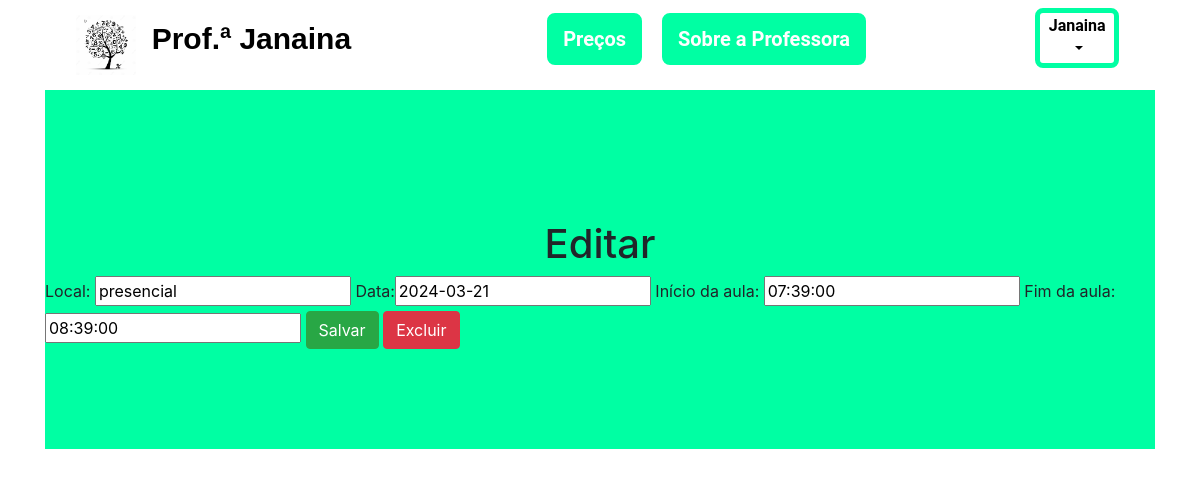
Screenshot of /AgendaPHP/view/editarHorario.php?id=8&origem=unica (signed in) with the database file from the repository.
### tables this page shows
CREATE TABLE `aulas_unicas` (
  `id_aulas_unicas` int(11) NOT NULL,
  `id_aula` int(11) DEFAULT NULL,
  `local` varchar(20) NOT NULL,
  `data` date NOT NULL,
  `hora_inicio` time NOT NULL,
  `hora_fim` time NOT NULL,
  `origem` varchar(10) DEFAULT NULL
);

### AgendaPHP/model/conexaoDB.php (called while the page is built, shortened)
<?php
    function connect(){
        $servidor='db';
        $nomeUsuario='php_docker';
        $senhaUsuario='password';
        $base='agenda';
        $conexao=mysqli_connect($servidor, $nomeUsuario, $senhaUsuario, $base) or die(mysqli_connect_error());
        return $conexao;
    }
    function query($sql) {
        global $conexao;
        mysqli_query($conexao, "SET CHARACTER SET utf8");
        $query = mysqli_query($conexao, $sql) or die(mysqli_error($conexao));
        return $query;
    }
?>

### AgendaPHP/model/crudMeusHorarios.php (called while the page is built, shortened)
<?php
    include_once 'conexaoDB.php';
    function mostrarHorarioAlterar($id, $origem){
        $consultaAulaFixa = query("SELECT * FROM aulas_fixas WHERE id_aulas_fixas = $id and origem = '$origem'");
        $consultaAulaUnica = query("SELECT * FROM aulas_unicas WHERE id_aulas_unicas = $id and origem = '$origem'");
        if (mysqli_num_rows($consultaAulaUnica) > 0) {
            $resultadoAulaUnica = mysqli_fetch_assoc($consultaAulaUnica);
            return $resultadoAulaUnica;
        }
        return 'sem resultados';
    }
?>

### AgendaPHP/view/editarHorario.php (the view, shortened to what this page needs)
<!DOCTYPE html>
<html lang="pt-br">
<head>
    <link rel="stylesheet" href="../css/reset.css">
    <link rel="stylesheet" href="../css/geral.css">
    <link rel="stylesheet" href="https://cdn.jsdelivr.net/npm/bootstrap@4.0.0/dist/css/bootstrap.min.css"
>
    <link href="https://fonts.cdnfonts.com/css/love-light" rel="stylesheet">
</head>
<body>
    <?php
        if(isset($_SESSION['email'])){
            $nomeCompleto = $_SESSION['nome'];
            $partesNome = explode(' ', $nomeCompleto);
            $primeiroNome = $partesNome[0];
        }
    ?>
    <div class="container">
        <nav class="navbar navbar-expand-lg">
            <div class="container-fluid">
                <ul class="navbar-nav me-auto mb-2 mb-lg-0">
                    <a href="paginaPrincipal.php" class="navbar-brand">
                        <img src="../images/logo.jpg" alt="logo do site" width="60">
                        <p class="logo_site">Prof.ª Janaina</p>
                    </a>
                    <li class="nav-item espacado">
                        <button type="button" class="btn-mint"><a class="nav-link"
                                href="../view/precos.php">Preços</a></button>
                    </li>
                    <li class="nav-item">
                        <button type="button" class="btn-mint"><a class="nav-link" href="../view/sobre.php">Sobre a
                                Professora</a></button>
                    </li>
                </ul>
            </div>
            <div class="dropdown">
                <button class="user-btn dropdown-toggle" type="button" id="dropdownMenuButton" data-toggle="dropdown"
                    aria-haspopup="true" aria-expanded="false">
                    <?php echo $primeiroNome; ?>
                </button>
            </div>
        </nav>
        <div class="meuContainer">
            <h1>Editar</h1>
            <?php
                include '../model/crudMeusHorarios.php';
                $id = $_GET["id"];
                $origem = $_GET["origem"];
                $resultado = mostrarHorarioAlterar($id, $origem);
            ?>
            <form method="post" action="../controller/controleHorarios.php" id="formularioHorario">
                <label for="local">Local: </label>
                <input type="text" name="local" id="local" value="<?=$resultado['local']?>" required>
                <?php
                    if($resultado['origem'] == 'fixa'){
                        echo "<label for='dia_semana'>Dia da Semana: </label>";
                        echo "<input type='dia_semana' name='dia_semana' id='dia_semana' value='" . $resultado['dia_semana'] . "' required>";
                        }
                    else if($resultado['origem'] == 'unica'){
                        echo "<label for='data'>Data: </label>";
                        echo "<input type='data' name='data' id='data' value='" . $resultado['data'] . "' required>";
                    }
                ?>
                <label for="hora_inicio">Início da aula: </label>
                <input type="hora_inicio" name="hora_inicio" id="hora_inicio" value="<?=$resultado['hora_inicio']?>" required>
                <label for="hora_fim">Fim da aula: </label>
                <input type="hora_fim" name="hora_fim" id="hora_fim" value="<?=$resultado['hora_fim']?>" required>
                <button type="submit" name="opcao" value="Atualizar" class="btn btn-success">Salvar</button>
                <button type="button" class="btn btn-danger" onclick="confirmarExclusao()">Excluir</button>
            </form>
        </div>
    </div>
</body>
</html>

### AgendaPHP/css/geral.css (style rules this page uses)
.logo_site { color: #000; font-family: 'Love Light', sans-serif; font-weight: bold; font-size: 30px; margin-top: 3px; margin-right: 50px; display: inline-block; vertical-align: middle; margin-left: 10px; }
.btn-mint { margin-top: 5px; font-weight: bold; font-family: Roboto, sans-serif; font-size: 20px; margin-right: 20px; border: 2px solid #00FFA3; border-radius: 8px; background-color: #00FFA3; }
.navbar-nav a { color: #ffffff; text-decoration: none; }
.user-btn { margin-top: -15px; font-weight: bold; font-family: Roboto, sans-serif; margin-right: 20px; border: 5px solid #00FFA3; border-radius: 8px; background-color: #fff; }
.espacado { margin-left: 130px; }
.meuContainer { background-color: #00FFA3; display: flex; flex-direction: column; justify-content: center; align-items: center; padding-top: 130px; padding-bottom: 100px; box-sizing: border-box; }

### rows the page displays
aulas_unicas: local "presencial", data "2024-03-21", hora_inicio "07:39:00", hora_fim "08:39:00"

### other values shown
$primeiroNome "Janaina"
